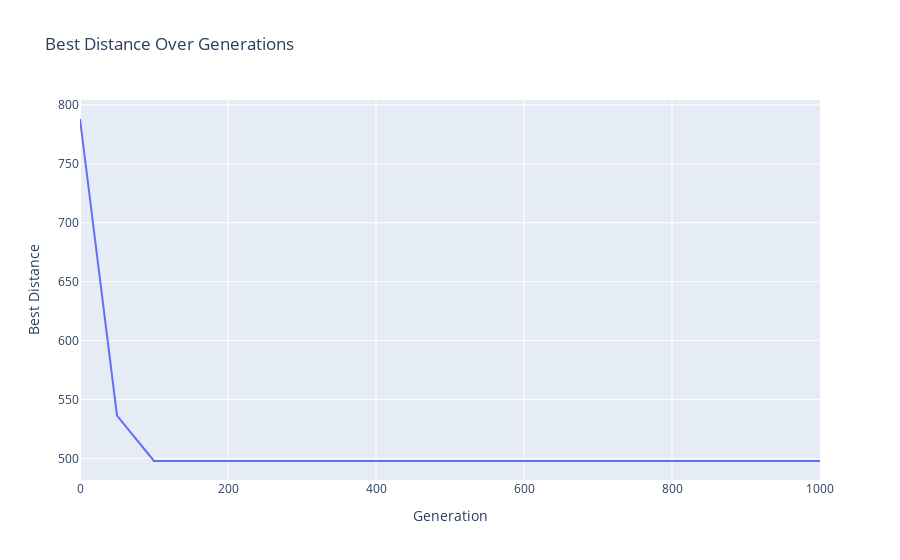

Notebook code cell kept with this figure:
### Markdown cell above
<p>
    <img src="spinning-cat.gif" alt="Spinning Cat"> 
</p>
<h1>Loading...</h1>

<style>
    h1 {
        color: red;
        position: relative;
        animation: moveRightLeft 2s infinite ease-in-out; 
    }
    p {

    }
    img {
        width: 100px;
        height: 100px;
    }

    @keyframes moveRightLeft {
        0% {
            left: 0;
        }
        50% {
            left: 100px;
        }
        100% {
            left: 0;
        }
    }
</style>

### Code cell
import plotly.express as px

loss_df = pd.DataFrame({'Generation': np.arange(0, len(best_distance_arr) * 50, 50), 'Best Distance': best_distance_arr})

plot = px.line(loss_df, x='Generation', y='Best Distance', title='Best Distance Over Generations')
plot.show()

### Figure 1 — Plotly figure (JSON) as saved in the notebook; plotly's stock layout.template omitted (floating-point values rounded to 4 significant figures)
{"data": [{"hovertemplate": "Generation=%{x}<br>Best Distance=%{y}<extra></extra>", "legendgroup": "", "line": {"color": "#636efa", "dash": "solid"}, "marker": {"symbol": "circle"}, "mode": "lines", "name": "", "orientation": "v", "showlegend": false, "type": "scatter", "x": [0, 50, 100, 150, 200, 250, 300, 350, 400, 450, 500, 550, 600, 650, 700, 750, 800, 850, 900, 950, 1000], "xaxis": "x", "y": [788.0, 536.4, 497.9, 497.9, 497.9, 497.9, 497.9, 497.9, 497.9, 497.9, 497.9, 497.9, 497.9, 497.9, 497.9, 497.9, 497.9, 497.9, 497.9, 497.9, 497.9], "yaxis": "y"}], "layout": {"legend": {"tracegroupgap": 0}, "title": {"text": "Best Distance Over Generations"}, "xaxis": {"anchor": "y", "domain": [0, 1], "title": {"text": "Generation"}}, "yaxis": {"anchor": "x", "domain": [0, 1], "title": {"text": "Best Distance"}}}}
